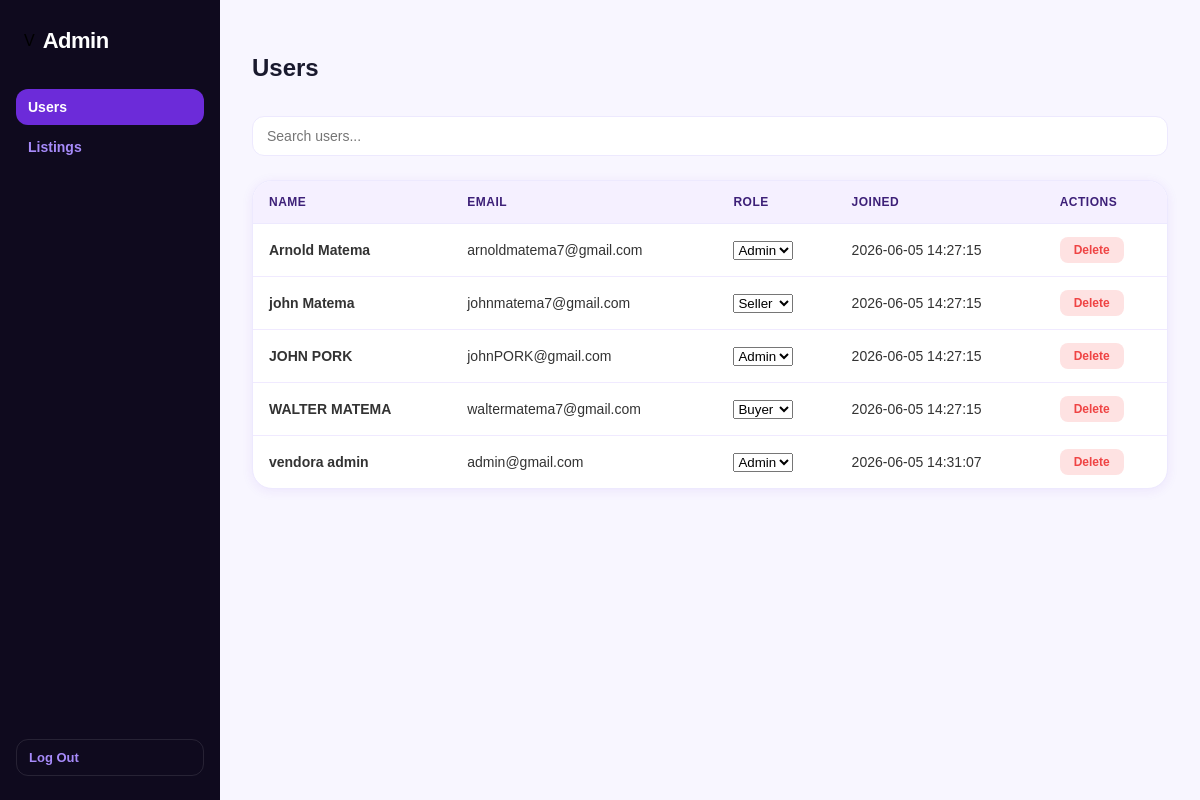
The page /adminpage.php (signed in) on the database its author committed.
### tables this page shows
CREATE TABLE `users` (
  `id` int(11) NOT NULL,
  `first_name` varchar(255) DEFAULT NULL,
  `last_name` varchar(255) DEFAULT NULL,
  `email` varchar(255) DEFAULT NULL,
  `password` varchar(255) DEFAULT NULL,
  `role` varchar(50) DEFAULT 'user',
  `created_at` timestamp NOT NULL DEFAULT current_timestamp()
);

### adminpage.php (the view, shortened to what this page needs)
<?php
include 'config/db.php';
?>
<!DOCTYPE html>
<html lang="en">
    <head>
        <link rel="stylesheet" href="style.css" />
        <link rel="stylesheet" href="adminstyle.css" />
    </head>
    <body>
  <div class="admin-shell">
    <aside class="sidebar">
      <div class="sidebar-logo">
        <div class="logo-icon">V</div>
        <span class="logo-text">Admin</span>
      </div>
      <nav class="sidebar-nav">
        <button class="nav-item active" onclick="switchTab('users', this)">Users</button>
        <button class="nav-item" onclick="switchTab('listings', this)">Listings</button>
      </nav>
     <button class="sidebar-logout"
onclick="window.location.href='lougout.php'"> Log Out</button>
    </aside>
    <main class="admin-main">
      <div id="tab-users">
        <div class="admin-header">
          <h1 class="admin-title">Users</h1>
          <input class="admin-search" type="text" placeholder="Search users..." oninput="filterUsers(this.value)" />
        </div>
        <div class="admin-table-wrap">
          <table class="admin-table" id="usersTable">
            <thead>
              <tr>
                <th>Name</th>
                <th>Email</th>
                <th>Role</th>
                <th>Joined</th>
                <th>Actions</th>
              </tr>
            </thead>
            <tbody>
<?php
$users_query = mysqli_query($conn, "SELECT * FROM users");
while($user = mysqli_fetch_assoc($users_query)){
?>
<tr>
<td>
<strong>
<?php echo $user['first_name'] . " " . $user['last_name']; ?>
</strong>
</td>
<td>
<?php echo $user['email']; ?>
</td>
<td>
<form method="POST" action="update_role.php">
<select name="role" onchange="this.form.submit()">
<option value="buyer"
<?php if($user['role'] == 'buyer') echo 'selected'; ?>>
Buyer
</option>
<option value="seller"
<?php if($user['role'] == 'seller') echo 'selected'; ?>>
Seller
</option>
<option value="admin"
<?php if($user['role'] == 'admin') echo 'selected'; ?>>
Admin
</option>
</select>
</form>
</td>
<td>
<?php echo $user['created_at']; ?>
</td>
<td>
<a href="delete_user.php?id=<?php echo $user['id']; ?>"
onclick="return confirm('Delete this user?')">
<button class="btn-delete">
Delete
</button>
</a>
</td>
</tr>
<?php } ?>
</tbody>
          </table>
        </div>
      </div>
    </main>
  </div>
</body>
</html>

### style.css (style rules this page uses)
html { font-size: 16px; }
body { line-height: 1.5; overflow-x: hidden; }
* { margin: 0; padding: 0; box-sizing: border-box; font-family: 'Spartan', sans-serif; }
h1 { font-size: 50px; line-height: 64px; color: #222; }
:root { --primary: #6C2BD9; --primary-light: #8B5CF6; --primary-dark: #4C1D95; --accent: #F59E0B; --accent-light: #FCD34D; --success: #10B981; --danger: #EF4444; --dark: #0F0A1E; --dark-border: #2D1F4E; --text-muted: #A78BFA; --text-dim: #6B5B95; --light-bg: #F5F0FF; --page-bg: #FAFAF8; --font-display: 'Syne', sans-serif; --font-body: 'DM Sans', sans-serif; --radius-sm: 8px; --radius-md: 12px; --radius-lg: 16px; --radius-xl: 20px; --radius-2xl: 24px; --shadow-card: 0 2px 12px rgba(108, 43, 217, 0.08); --shadow-card-hover: 0 8px 32px rgba(108, 43, 217, 0.18); --shadow-btn: 0 8px 24px rgba(108, 43, 217, 0.40); --shadow-fab: 0 8px 32px rgba(108, 43, 217, 0.45); }
.logo-text { font-family: var(--font-display); font-weight: 900; font-size: 22px; color: var(--primary); letter-spacing: -0.5px; }

### adminstyle.css (style rules this page uses)
body { margin: 0; }
input[type="email"], input[type="password"], input[type="text"] { padding: 11px 14px; border: 1.5px solid #EDE9FE; border-radius: var(--radius-md); font-size: 14px; font-family: var(--font-body); color: #1a1a2e; outline: none; width: 100%; transition: border-color 0.2s, box-shadow 0.2s; box-sizing: border-box; }
.admin-shell { min-height: 100vh; display: flex; }
.sidebar { width: 220px; background: var(--dark); display: flex; flex-direction: column; padding: 24px 16px; gap: 8px; flex-shrink: 0; }
.sidebar-logo { display: flex; align-items: center; gap: 8px; padding: 0 8px; margin-bottom: 24px; }
.sidebar-logo .logo-text { color: white; }
.sidebar-nav { display: flex; flex-direction: column; gap: 4px; flex: 1; }
.nav-item { background: none; border: none; color: #A78BFA; font-family: var(--font-body); font-size: 14px; font-weight: 600; text-align: left; padding: 10px 12px; border-radius: var(--radius-md); cursor: pointer; transition: all 0.2s; }
.nav-item.active { background: var(--primary); color: white; }
.sidebar-logout { background: none; border: 1px solid rgba(255,255,255,0.1); color: #A78BFA; font-family: var(--font-body); font-size: 13px; font-weight: 600; padding: 10px 12px; border-radius: var(--radius-md); cursor: pointer; text-align: left; transition: all 0.2s; }
.admin-main { flex: 1; background: #F8F6FF; padding: 36px 32px; overflow-x: auto; }
.admin-header { display: flex; justify-content: space-between; align-items: center; margin-bottom: 24px; gap: 16px; flex-wrap: wrap; }
.admin-title { font-family: var(--font-display); font-weight: 900; font-size: 24px; color: #1a1a2e; }
.admin-search { padding: 9px 14px; border: 1.5px solid #EDE9FE; border-radius: var(--radius-md); font-size: 14px; font-family: var(--font-body); outline: none; width: 240px; transition: border-color 0.2s; }
.admin-table-wrap { background: white; border-radius: var(--radius-xl); border: 1.5px solid #EDE9FE; overflow: hidden; box-shadow: var(--shadow-card); }
.admin-table { width: 100%; border-collapse: collapse; font-size: 14px; }
.admin-table thead { background: var(--light-bg); border-bottom: 1.5px solid #EDE9FE; }
.admin-table th { padding: 12px 16px; text-align: left; font-family: var(--font-display); font-weight: 700; font-size: 12px; color: #3D2078; text-transform: uppercase; letter-spacing: 0.5px; }
.admin-table td { padding: 13px 16px; border-bottom: 1px solid #F0EAFF; color: #333; vertical-align: middle; }
.admin-table tbody tr:last-child td { border-bottom: none; }
.btn-delete { background: #FEE2E2; color: var(--danger); border: none; border-radius: var(--radius-sm); padding: 6px 14px; font-size: 12px; font-weight: 700; cursor: pointer; font-family: var(--font-body); transition: background 0.2s; }

### rows shown on the page
users: first_name "Arnold", last_name "Matema", email "arnoldmatema7@gmail.com", role "Admin", created_at "2026-06-05 14:27:15"
users: first_name "john", last_name "Matema", email "johnmatema7@gmail.com", role "Seller", created_at "2026-06-05 14:27:15"
users: first_name "JOHN", last_name "PORK", email "johnPORK@gmail.com", role "Admin", created_at "2026-06-05 14:27:15"
users: first_name "WALTER", last_name "MATEMA", email "waltermatema7@gmail.com", created_at "2026-06-05 14:27:15"
users: first_name "vendora", last_name "admin", email "admin@gmail.com", role "Admin", created_at "2026-06-05 14:31:07"
